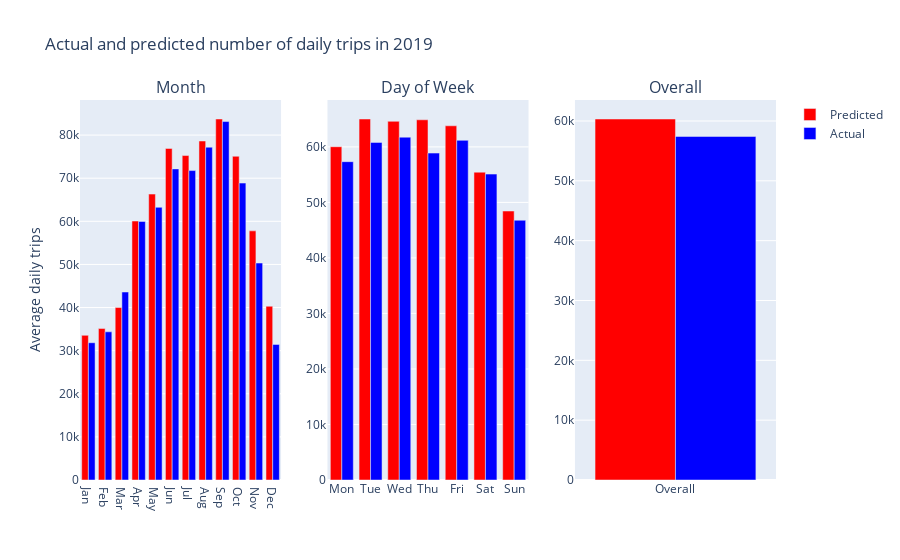

Notebook source saved alongside this figure:
### Code cell
plot_dow_month(df_test,
               y_test,
               title="Actual and predicted number of daily trips in 2019")

### Figure 1 — Plotly figure (JSON) as saved in the notebook; plotly's stock layout.template omitted (floating-point values rounded to 4 significant figures)
{"data": [{"marker": {"color": "red"}, "name": "Predicted", "type": "bar", "x": ["Jan", "Feb", "Mar", "Apr", "May", "Jun", "Jul", "Aug", "Sep", "Oct", "Nov", "Dec"], "xaxis": "x", "y": [33550.0, 35130.0, 40000.0, 60060.0, 66320.0, 76900.0, 75250.0, 78630.0, 83730.0, 75080.0, 57780.0, 40300.0], "yaxis": "y"}, {"marker": {"color": "red"}, "name": "Predicted", "showlegend": false, "type": "bar", "x": ["Mon", "Tue", "Wed", "Thu", "Fri", "Sat", "Sun"], "xaxis": "x2", "y": [60030.0, 65020.0, 64610.0, 64880.0, 63800.0, 55450.0, 48450.0], "yaxis": "y2"}, {"marker": {"color": "red"}, "name": "Predicted", "showlegend": false, "type": "bar", "x": ["Overall"], "xaxis": "x3", "y": [60330.0], "yaxis": "y3"}, {"marker": {"color": "blue"}, "name": "Actual", "type": "bar", "x": ["Jan", "Feb", "Mar", "Apr", "May", "Jun", "Jul", "Aug", "Sep", "Oct", "Nov", "Dec"], "xaxis": "x", "y": [31840.0, 34370.0, 43600.0, 59970.0, 63250.0, 72160, 71770.0, 77190.0, 83140.0, 68870.0, 50320.0, 31450.0], "yaxis": "y"}, {"marker": {"color": "blue"}, "name": "Actual", "showlegend": false, "type": "bar", "x": ["Mon", "Tue", "Wed", "Thu", "Fri", "Sat", "Sun"], "xaxis": "x2", "y": [57340.0, 60810.0, 61750.0, 58880.0, 61180.0, 55100.0, 46780.0], "yaxis": "y2"}, {"marker": {"color": "blue"}, "name": "Actual", "showlegend": false, "type": "bar", "x": ["Overall"], "xaxis": "x3", "y": [57420.0], "yaxis": "y3"}], "layout": {"annotations": [{"font": {"size": 16}, "showarrow": false, "text": "Month", "x": 0.1444, "xanchor": "center", "xref": "paper", "y": 1, "yanchor": "bottom", "yref": "paper"}, {"font": {"size": 16}, "showarrow": false, "text": "Day of Week", "x": 0.5, "xanchor": "center", "xref": "paper", "y": 1, "yanchor": "bottom", "yref": "paper"}, {"font": {"size": 16}, "showarrow": false, "text": "Overall", "x": 0.8556, "xanchor": "center", "xref": "paper", "y": 1, "yanchor": "bottom", "yref": "paper"}], "barmode": "group", "title": {"text": "Actual and predicted number of daily trips in 2019"}, "xaxis": {"anchor": "y", "domain": [0, 0.2889]}, "xaxis2": {"anchor": "y2", "domain": [0.3556, 0.6444]}, "xaxis3": {"anchor": "y3", "domain": [0.7111, 1]}, "yaxis": {"anchor": "x", "domain": [0, 1], "title": {"text": "Average daily trips"}}, "yaxis2": {"anchor": "x2", "domain": [0, 1]}, "yaxis3": {"anchor": "x3", "domain": [0, 1]}}}
